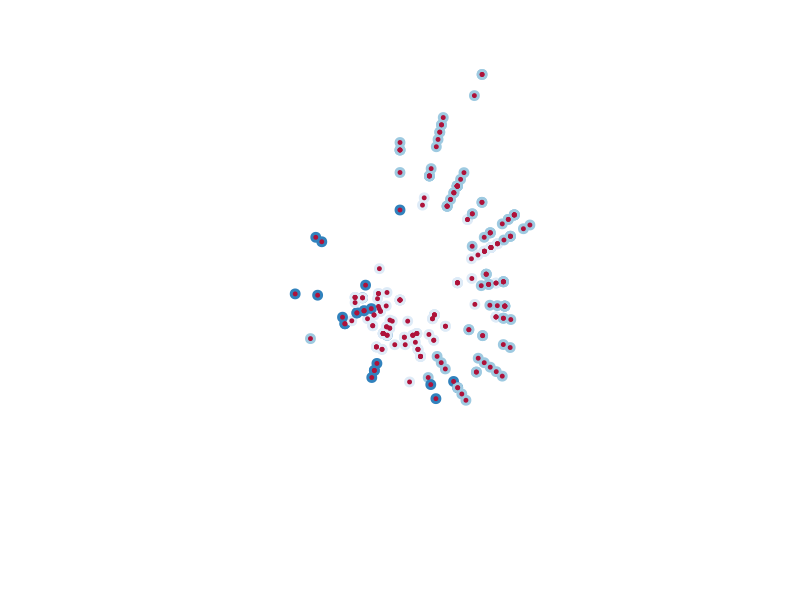

Generate this figure with R:
## ---- chunk 1
#load in packages
library(ggplot2)
library(tibble)

#load in data
mpg 

## ---- chunk 2
mpg %>% 
  ggplot(aes(displ, hwy, colour = drv)) + 
  geom_point(show.legend = FALSE, size = 3) + 
  geom_point(show.legend = FALSE, size = 1, colour = "#AE123A") + 
  coord_polar() + #creates a coordinate plot 
  theme_void() + 
  scale_color_brewer()
